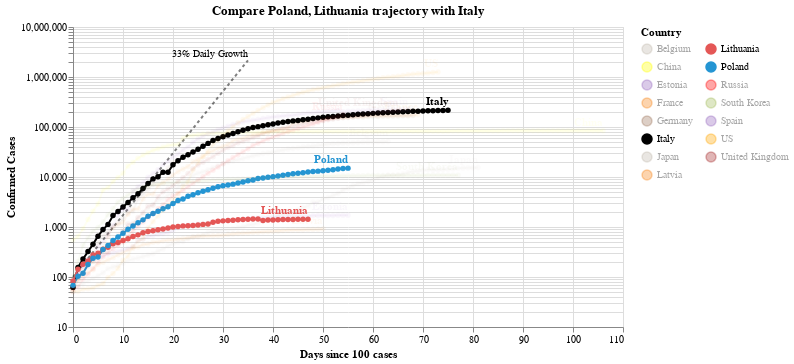

Notebook code for this chart:
### Code cell
#hide_input
chart2 = make_since_chart(dff2, ['Poland', 'Lithuania'], baseline_countries)
chart2

### Figure 1 — Vega-Lite specification as saved in the notebook (floating-point values rounded to 4 significant figures; data arrays with more than 128 entries replaced by an {"elided": "..."} marker saying what was removed)
{"config": {"view": {"continuousWidth": 400, "continuousHeight": 300}}, "layer": [{"mark": {"type": "line", "color": "black", "opacity": 0.5, "strokeDash": [3, 3]}, "encoding": {"x": {"type": "quantitative", "field": "Days since 100 cases"}, "y": {"type": "quantitative", "field": "Confirmed Cases"}}}, {"mark": {"type": "text", "align": "right", "dy": -6, "fontSize": 10, "text": "33% Daily Growth"}, "encoding": {"x": {"type": "quantitative", "field": "Days since 100 cases"}, "y": {"type": "quantitative", "field": "Confirmed Cases"}}, "transform": [{"filter": "(datum['Days since 100 cases'] >= 35)"}]}, {"data": {"name": "data-a58c63f9ff5823d68f13178570572ab0"}, "mark": {"type": "line", "point": true}, "encoding": {"color": {"type": "nominal", "field": "Country", "legend": {"columns": 2}, "scale": {"domain": ["Belgium", "China", "Estonia", "France", "Germany", "Italy", "Japan", "Latvia", "Lithuania", "Poland", "Russia", "South Korea", "Spain", "US", "United Kingdom"], "range": ["#C1B7AD", "yellow", "#9467bd", "#F58518", "#9D755D", "black", "#C1B7AD", "#F58518", "#E45756", "#2495D3", "red", "#A1BA59", "#9467bd", "orange", "brown"]}}, "opacity": {"condition": {"value": 1, "selection": "selector004"}, "value": 0.05}, "tooltip": [{"type": "nominal", "field": "Country"}, {"type": "temporal", "field": "Date"}, {"type": "quantitative", "field": "Confirmed Cases"}, {"type": "quantitative", "field": "Days since 100 cases"}], "x": {"type": "quantitative", "field": "Days since 100 cases"}, "y": {"type": "quantitative", "field": "Confirmed Cases", "scale": {"type": "log"}}}, "selection": {"selector004": {"type": "multi", "fields": ["Country"], "bind": "legend", "init": [{"Country": "Poland"}, {"Country": "Lithuania"}, {"Country": "Italy"}]}}, "width": 550}, {"data": {"name": "data-a58c63f9ff5823d68f13178570572ab0"}, "mark": {"type": "text", "align": "right", "dy": -8, "fontWeight": "bold"}, "encoding": {"color": {"type": "nominal", "field": "Country", "legend": {"columns": 2}, "scale": {"domain": ["Belgium", "China", "Estonia", "France", "Germany", "Italy", "Japan", "Latvia", "Lithuania", "Poland", "Russia", "South Korea", "Spain", "US", "United Kingdom"], "range": ["#C1B7AD", "yellow", "#9467bd", "#F58518", "#9D755D", "black", "#C1B7AD", "#F58518", "#E45756", "#2495D3", "red", "#A1BA59", "#9467bd", "orange", "brown"]}}, "opacity": {"condition": {"value": 1, "selection": "selector004"}, "value": 0.05}, "text": {"type": "nominal", "field": "Country"}, "tooltip": [{"type": "nominal", "field": "Country"}, {"type": "temporal", "field": "Date"}, {"type": "quantitative", "field": "Confirmed Cases"}, {"type": "quantitative", "field": "Days since 100 cases"}], "x": {"type": "quantitative", "field": "Days since 100 cases"}, "y": {"type": "quantitative", "field": "Confirmed Cases", "scale": {"type": "log"}}}, "transform": [{"filter": "(datum['Date'] >= 1588809600000)"}], "width": 550}], "data": {"name": "data-c1a3bbf4dd040f2e7e8e7a69520e3c2a"}, "title": "Compare Poland, Lithuania trajectory with Italy", "$schema": "https://vega.github.io/schema/vega-lite/v4.0.2.json", "datasets": {"data-c1a3bbf4dd040f2e7e8e7a69520e3c2a": [{"Days since 100 cases": 0, "Confirmed Cases": 100.0}, {"Days since 100 cases": 1, "Confirmed Cases": 133.0}, {"Days since 100 cases": 2, "Confirmed Cases": 176.9}, {"Days since 100 cases": 3, "Confirmed Cases": 235.3}, {"Days since 100 cases": 4, "Confirmed Cases": 312.9}, {"Days since 100 cases": 5, "Confirmed Cases": 416.2}, {"Days since 100 cases": 6, "Confirmed Cases": 553.5}, {"Days since 100 cases": 7, "Confirmed Cases": 736.1}, {"Days since 100 cases": 8, "Confirmed Cases": 979.1}, {"Days since 100 cases": 9, "Confirmed Cases": 1302.0}, {"Days since 100 cases": 10, "Confirmed Cases": 1732.0}, {"Days since 100 cases": 11, "Confirmed Cases": 2303.0}, {"Days since 100 cases": 12, "Confirmed Cases": 3064.0}, {"Days since 100 cases": 13, "Confirmed Cases": 4074.0}, {"Days since 100 cases": 14, "Confirmed Cases": 5419.0}, {"Days since 100 cases": 15, "Confirmed Cases": 7207.0}, {"Days since 100 cases": 16, "Confirmed Cases": 9586.0}, {"Days since 100 cases": 17, "Confirmed Cases": 12750.0}, {"Days since 100 cases": 18, "Confirmed Cases": 16960.0}, {"Days since 100 cases": 19, "Confirmed Cases": 22550.0}, {"Days since 100 cases": 20, "Confirmed Cases": 29990.0}, {"Days since 100 cases": 21, "Confirmed Cases": 39890.0}, {"Days since 100 cases": 22, "Confirmed Cases": 53060.0}, {"Days since 100 cases": 23, "Confirmed Cases": 70560.0}, {"Days since 100 cases": 24, "Confirmed Cases": 93850.0}, {"Days since 100 cases": 25, "Confirmed Cases": 124800.0}, {"Days since 100 cases": 26, "Confirmed Cases": 166000.0}, {"Days since 100 cases": 27, "Confirmed Cases": 220800.0}, {"Days since 100 cases": 28, "Confirmed Cases": 293700.0}, {"Days since 100 cases": 29, "Confirmed Cases": 390600.0}, {"Days since 100 cases": 30, "Confirmed Cases": 519500.0}, {"Days since 100 cases": 31, "Confirmed Cases": 690900.0}, {"Days since 100 cases": 32, "Confirmed Cases": 918900.0}, {"Days since 100 cases": 33, "Confirmed Cases": 1222000.0}, {"Days since 100 cases": 34, "Confirmed Cases": 1625000.0}, {"Days since 100 cases": 35, "Confirmed Cases": 2162000.0}], "data-a58c63f9ff5823d68f13178570572ab0": {"elided": "1020 records"}}}
